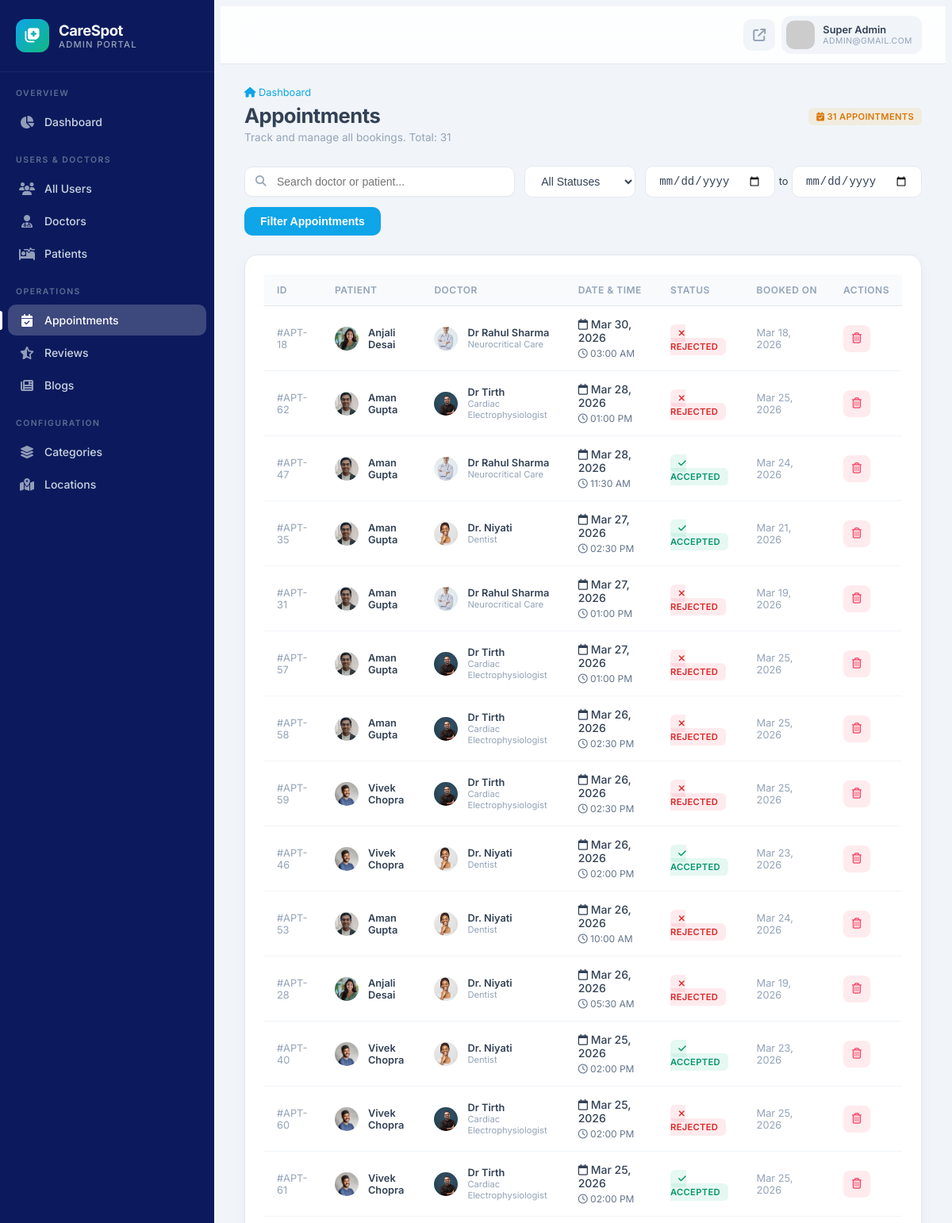
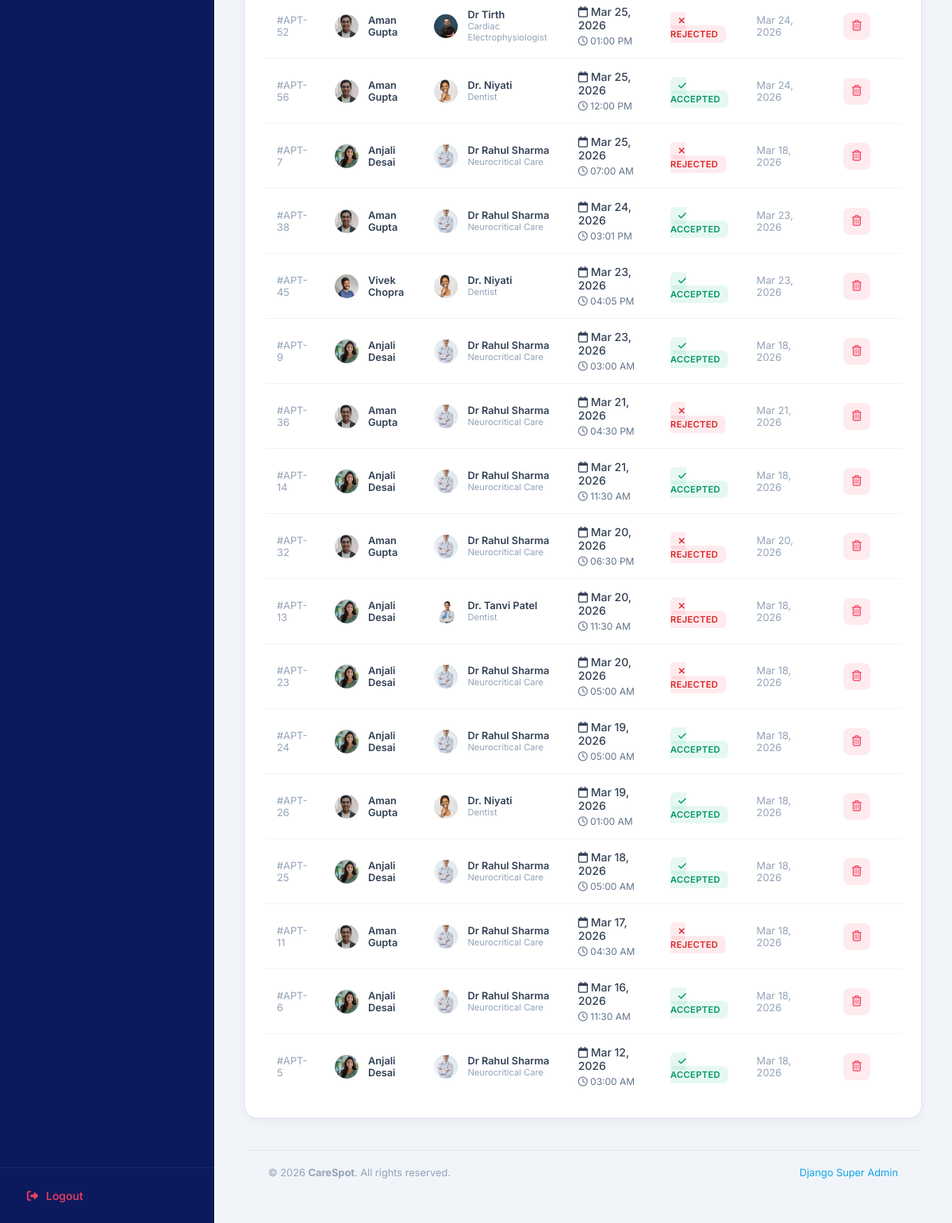
The app's page /site-admin/appointments/ (signed in), older data (2 pictures, top to bottom).
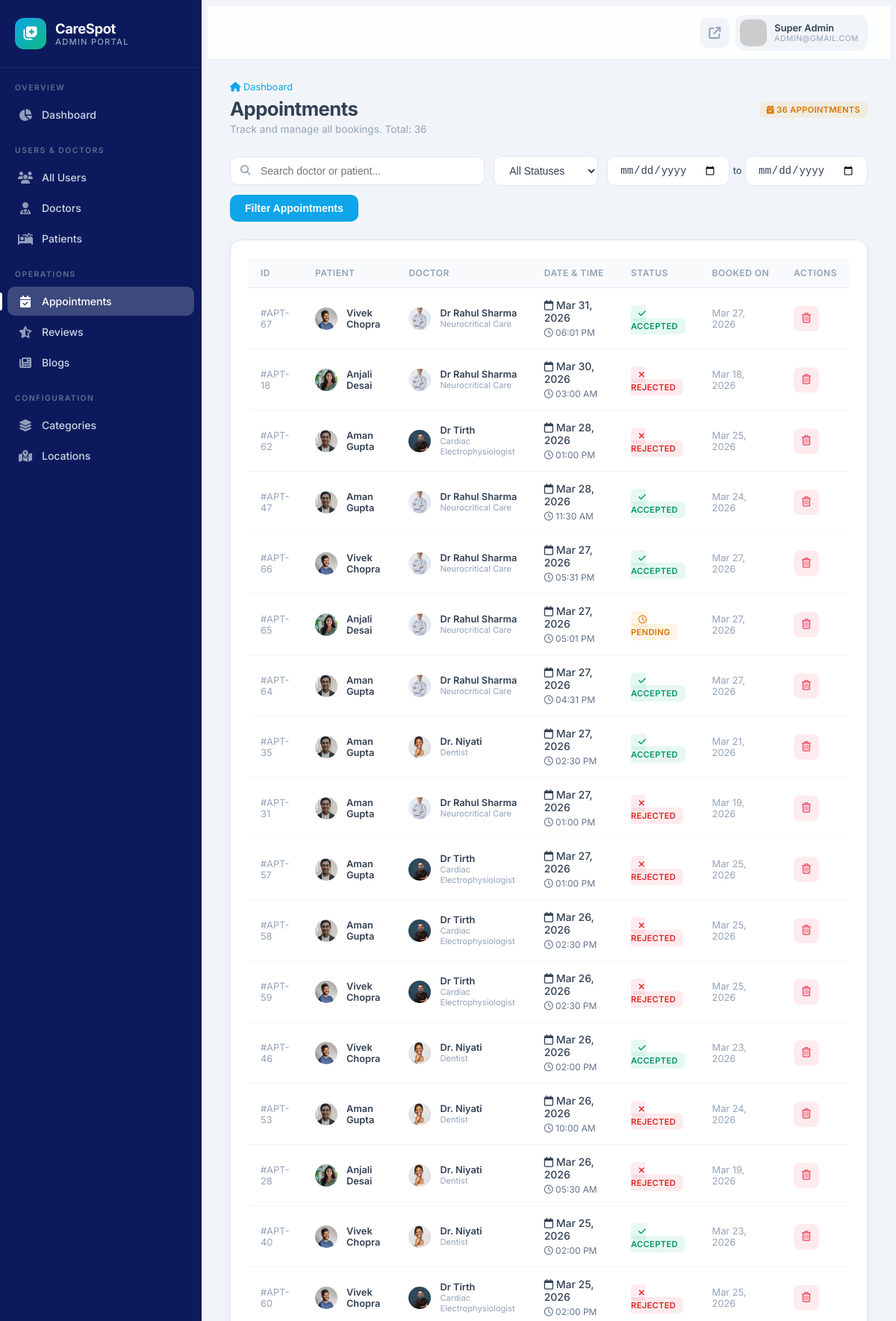
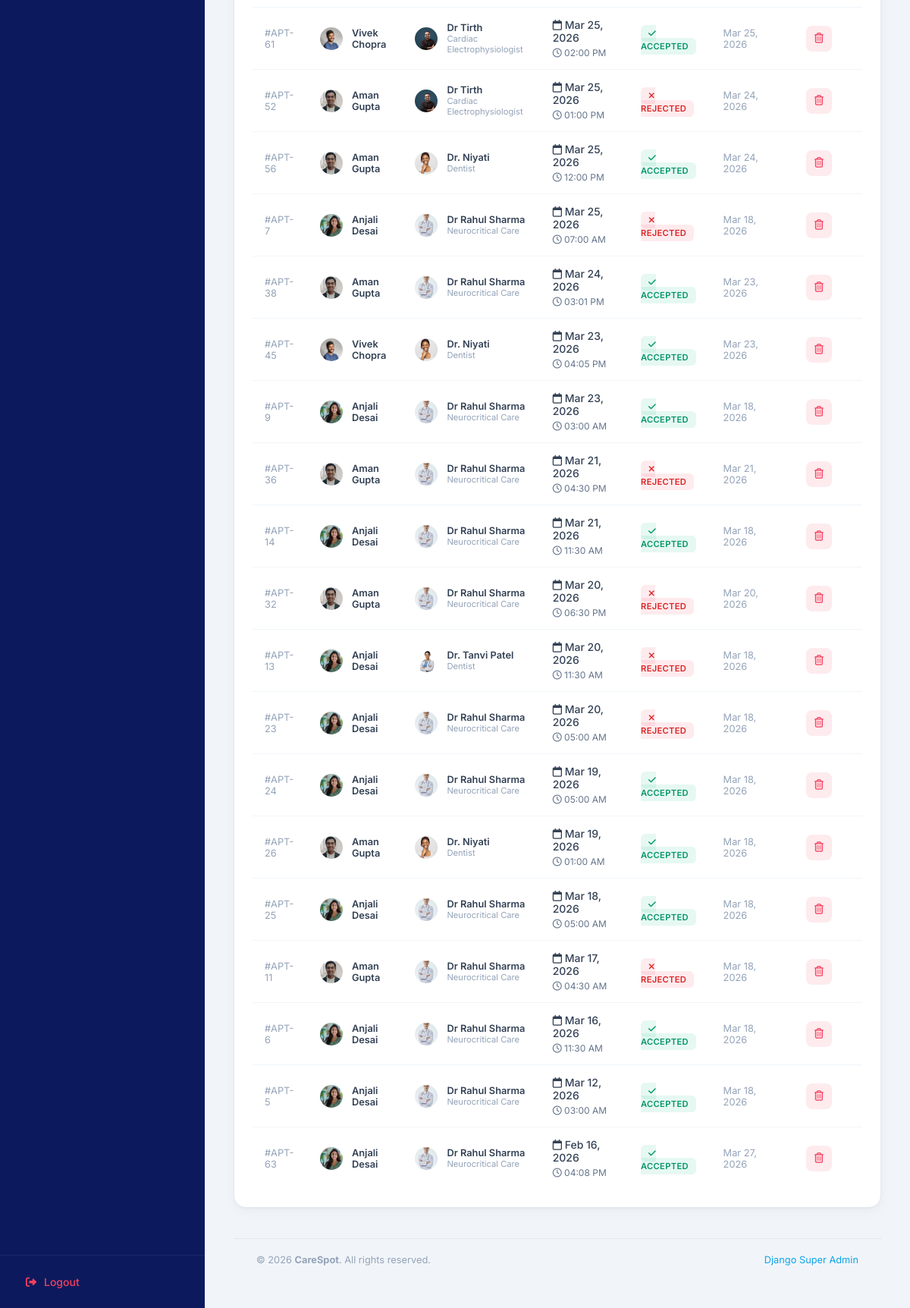
The same page, newer data (2 pictures, top to bottom).
### user/models.py (models this page shows, shortened)
class tblAppointment(models.Model):
    appointmentID=models.AutoField(primary_key=True)
    clientID=models.ForeignKey(tblClient,on_delete=models.CASCADE)
    doctorID=models.ForeignKey(tblDoctor,on_delete=models.CASCADE)
    appointmentDate=models.DateField()
    appointmentTime=models.TimeField()
    mode=models.CharField(max_length=20, default='offline', choices=[('online', 'Online'), ('offline', 'Offline')])
    meetLink=models.TextField(max_length=500, null=True, blank=True)
    isAccepted=models.BooleanField(default=False)
    isRejected=models.BooleanField(default=False)
    createdDT=models.DateTimeField(auto_now_add=True, null=True)

class tblClient(models.Model):
    clientID=models.AutoField(primary_key=True)
    userID=models.ForeignKey(tblUser,on_delete=models.CASCADE)
    name=models.TextField(max_length=50)
    description=models.TextField(max_length=500)
    address=models.TextField(max_length=100)
    dob=models.DateField()
    gender=models.TextField(max_length=10)
    bloodGroup=models.TextField(max_length=10)

class tblUser(models.Model):
    userID=models.AutoField(primary_key=True)
    userName=models.TextField(max_length=50)
    password=models.TextField(max_length=10)
    registrationDT=models.DateTimeField(auto_now_add=True)
    profilePic=models.ImageField(upload_to='images/')
    email=models.TextField(max_length=100)
    mobileNumber=models.TextField(max_length=15)
    cityID=models.ForeignKey(tblCity,on_delete=models.CASCADE)
    IsDoctor=models.BooleanField(default=False)
    last_seen=models.DateTimeField(null=True, blank=True)

class tblDoctor(models.Model):
    doctorID=models.AutoField(primary_key=True)
    userID=models.ForeignKey(tblUser,on_delete=models.CASCADE)
    displayName=models.TextField(max_length=50)
    displayContact=models.TextField(max_length=15)
    bio=models.TextField(max_length=500)
    subcategoryID=models.ForeignKey(tblSubcategory,on_delete=models.CASCADE)
    displayAddress=models.TextField(max_length=100)
    yearOfExperience=models.IntegerField()
    licenseNo=models.TextField(max_length=50)
    documents=models.FileField(upload_to='doctor_documents/')
    mode=models.IntegerField(default=1)
    consultationFees=models.DecimalField(max_digits=10, decimal_places=2, default=500.00)
    approval_status = models.CharField(max_length=20, default='pending', choices=[('pending', 'Pending'), ('approved', 'Approved'), ('rejected', 'Rejected')])

class tblSubcategory(models.Model):
    subcategoryID=models.AutoField(primary_key=True)
    subcategoryName=models.TextField(max_length=50)
    CategoryID=models.ForeignKey(tblCategory,on_delete=models.CASCADE)

### customadmin/views.py (the view)
# urls.py: path('appointments/', views.admin_appointments, name='admin_appointments'),
@admin_login_required
def admin_appointments(request):
    query = request.GET.get('q', '').strip()
    status_filter = request.GET.get('status', '').strip()
    date_from = request.GET.get('date_from', '').strip()
    date_to = request.GET.get('date_to', '').strip()
    appointments = tblAppointment.objects.select_related(
        'clientID', 'doctorID'
    ).order_by('-appointmentDate', '-appointmentTime')
    if query:
        appointments = appointments.filter(
            Q(clientID__name__icontains=query) |
            Q(doctorID__displayName__icontains=query)
        )
    if status_filter == 'pending':
        appointments = appointments.filter(isAccepted=False, isRejected=False)
    elif status_filter == 'accepted':
        appointments = appointments.filter(isAccepted=True)
    elif status_filter == 'rejected':
        appointments = appointments.filter(isRejected=True)
    if date_from:
        appointments = appointments.filter(appointmentDate__gte=date_from)
    if date_to:
        appointments = appointments.filter(appointmentDate__lte=date_to)
    context = {
        'appointments': appointments,
        'query': query,
        'status_filter': status_filter,
        'date_from': date_from,
        'date_to': date_to,
        'total_count': appointments.count(),
    }
    return render(request, 'customadmin/admin_appointments.html', context)

### customadmin/templates/customadmin/admin_appointments.html (shortened to what this page needs)
{% extends 'customadmin/admin_base.html' %}
{% block page_title %}Appointments{% endblock %}
{% block page_subtitle %}Track and manage all bookings. Total: {{ total_count }}{% endblock %}
{% block header_actions %}
<span class="badge badge-admin warning p-2 px-3 fs-6">
    <i class="fa-solid fa-calendar-check me-1"></i> {{ total_count }} Appointments
</span>
{% endblock %}
{% block content %}
<form method="GET" class="filter-bar animate-in">
    <div class="search-input">
        <input type="text" name="q" placeholder="Search doctor or patient..." value="{{ query }}">
    </div>
    <select name="status" class="filter-select">
        <option value="">All Statuses</option>
    </select>
    <div class="d-flex align-items-center gap-2">
        <input type="date" name="date_from" value="{{ date_from }}" class="filter-select" style="min-width: 130px;">
        <span class="text-muted" style="font-size: 0.8rem;">to</span>
        <input type="date" name="date_to" value="{{ date_to }}" class="filter-select" style="min-width: 130px;">
    </div>
    <button type="submit" class="filter-btn">Filter Appointments</button>
</form>
<div class="admin-card animate-in">
    <div class="admin-card-body p-0">
        <div class="admin-table-wrapper">
            <table class="admin-table">
                <thead>
                    <tr>
                        <th>ID</th>
                        <th>Patient</th>
                        <th>Doctor</th>
                        <th>Date & Time</th>
                        <th>Status</th>
                        <th>Booked On</th>
                        <th class="text-center">Actions</th>
                    </tr>
                </thead>
                <tbody>
                    {% for appt in appointments %}
                    <tr>
                        <td style="font-size: 0.8rem; color: var(--admin-text-muted);">#APT-{{ appt.appointmentID }}</td>
                        <td>
                            <div class="user-cell">
                                <img src="{{ appt.clientID.userID.profilePic.url|default:'https://ui-avatars.com/api/?name=User&background=64748b&color=fff' }}" alt="" style="width: 30px; height: 30px; border-radius: 50%;">
                                <div class="user-cell-info">
                                    <div class="name" style="font-size: 0.8rem;">{{ appt.clientID.name }}</div>
                                </div>
                            </div>
                        </td>
                        <td>
                            <div class="user-cell">
                                <img src="{{ appt.doctorID.userID.profilePic.url|default:'https://ui-avatars.com/api/?name=Dr&background=0ea5e9&color=fff' }}" alt="" style="width: 30px; height: 30px; border-radius: 50%;">
                                <div class="user-cell-info">
                                    <div class="name" style="font-size: 0.8rem;">{{ appt.doctorID.displayName }}</div>
                                    <div class="email" style="font-size: 0.7rem;">{{ appt.doctorID.subcategoryID.subcategoryName }}</div>
                                </div>
                            </div>
                        </td>
                        <td>
                            <div style="font-weight: 500;"><i class="fa-regular fa-calendar text-primary me-1"></i> {{ appt.appointmentDate|date:"M d, Y" }}</div>
                            <div style="font-size: 0.75rem; color: #64748b; margin-top: 4px;">
                                <i class="fa-regular fa-clock me-1"></i> {{ appt.appointmentTime|time:"h:i A" }}
                            </div>
                        </td>
                        <td>
                            {% if appt.isAccepted %}
                                <span class="badge-admin success"><i class="fa-solid fa-check me-1"></i> Accepted</span>
                            {% elif appt.isRejected %}
                                <span class="badge-admin danger"><i class="fa-solid fa-xmark me-1"></i> Rejected</span>
                            {% else %}
                                <span class="badge-admin warning"><i class="fa-regular fa-clock me-1"></i> Pending</span>
                            {% endif %}
                        </td>
                        <td style="font-size: 0.8rem; color: var(--admin-text-muted);">{{ appt.createdDT|date:"M d, Y" }}</td>
                        <td class="text-center">
                            <button type="button" class="action-btn delete" onclick="showDeleteModal('{% url 'customadmin:admin_appointment_delete' appt.appointmentID %}', 'appointment #APT-{{ appt.appointmentID }}')" title="Delete Appointment">
                                <i class="fa-regular fa-trash-can"></i>
                            </button>
                        </td>
                    </tr>
                    {% endfor %}
                </tbody>
            </table>
        </div>
    </div>
</div>
{% endblock %}

### customadmin/templates/customadmin/admin_base.html (shortened to what this page needs)
{% load static %}
<!DOCTYPE html>
<html lang="en">
<head>
    <link rel="stylesheet" href="https://cdnjs.cloudflare.com/ajax/libs/font-awesome/6.5.0/css/all.min.css">
    <link rel="stylesheet" href="{% static 'customadmin/css/admin_panel.css' %}?v=1.1">
</head>
<body class="admin-body">
    <aside class="admin-sidebar" id="adminSidebar">
        <a href="{% url 'customadmin:admin_dashboard' %}" class="sidebar-brand">
            <div class="sidebar-brand-icon">
                <i class="fa-solid fa-notes-medical"></i>
            </div>
            <div class="sidebar-brand-text">
                <span class="brand-name">CareSpot</span>
                <span class="brand-sub">Admin Portal</span>
            </div>
        </a>
        <div class="sidebar-section-title">Overview</div>
        <ul class="sidebar-nav">
            <li class="sidebar-nav-item">
                <a href="{% url 'customadmin:admin_dashboard' %}" class="sidebar-nav-link {% if request.resolver_match.url_name == 'admin_dashboard' %}active{% endif %}">
                    <i class="fa-solid fa-chart-pie"></i> Dashboard
                </a>
            </li>
        </ul>
        <div class="sidebar-section-title">Users & Doctors</div>
        <ul class="sidebar-nav">
            <li class="sidebar-nav-item">
                <a href="{% url 'customadmin:admin_users' %}" class="sidebar-nav-link {% if request.resolver_match.url_name == 'admin_users' %}active{% endif %}">
                    <i class="fa-solid fa-users"></i> All Users
                </a>
            </li>
            <li class="sidebar-nav-item">
                <a href="{% url 'customadmin:admin_doctors' %}" class="sidebar-nav-link {% if request.resolver_match.url_name == 'admin_doctors' %}active{% endif %}">
                    <i class="fa-solid fa-user-doctor"></i> Doctors
                </a>
            </li>
            <li class="sidebar-nav-item">
                <a href="{% url 'customadmin:admin_patients' %}" class="sidebar-nav-link {% if request.resolver_match.url_name == 'admin_patients' %}active{% endif %}">
                    <i class="fa-solid fa-bed-pulse"></i> Patients
                </a>
            </li>
        </ul>
        <div class="sidebar-section-title">Operations</div>
        <ul class="sidebar-nav">
            <li class="sidebar-nav-item">
                <a href="{% url 'customadmin:admin_appointments' %}" class="sidebar-nav-link {% if request.resolver_match.url_name == 'admin_appointments' %}active{% endif %}">
                    <i class="fa-solid fa-calendar-check"></i> Appointments
                </a>
            </li>
            <li class="sidebar-nav-item">
                <a href="{% url 'customadmin:admin_reviews' %}" class="sidebar-nav-link {% if request.resolver_match.url_name == 'admin_reviews' %}active{% endif %}">
                    <i class="fa-solid fa-star-half-stroke"></i> Reviews
                </a>
            </li>
            <li class="sidebar-nav-item">
                <a href="{% url 'customadmin:admin_blogs' %}" class="sidebar-nav-link {% if request.resolver_match.url_name == 'admin_blogs' %}active{% endif %}">
                    <i class="fa-solid fa-newspaper"></i> Blogs
                </a>
            </li>
        </ul>
        <div class="sidebar-section-title">Configuration</div>
        <ul class="sidebar-nav">
            <li class="sidebar-nav-item">
                <a href="{% url 'customadmin:admin_categories' %}" class="sidebar-nav-link {% if request.resolver_match.url_name == 'admin_categories' %}active{% endif %}">
                    <i class="fa-solid fa-layer-group"></i> Categories
                </a>
            </li>
            <li class="sidebar-nav-item">
                <a href="{% url 'customadmin:admin_locations' %}" class="sidebar-nav-link {% if request.resolver_match.url_name == 'admin_locations' %}active{% endif %}">
                    <i class="fa-solid fa-map-location-dot"></i> Locations
                </a>
            </li>
        </ul>
        <div class="sidebar-footer">
            <a href="{% url 'customadmin:admin_logout' %}" class="sidebar-footer-link">
                <i class="fa-solid fa-right-from-bracket"></i> Logout
            </a>
        </div>
    </aside>
    <main class="admin-main">
        <header class="admin-topbar">
            <div class="topbar-right">
                <a href="{% url 'home' %}" target="_blank" class="topbar-icon-btn" title="View Site">
                    <i class="fa-solid fa-arrow-up-right-from-square"></i>
                </a>
                <div class="admin-avatar">
                    <img src="https://ui-avatars.com/api/?name=Admin&background=0ea5e9&color=fff&size=100" alt="Admin">
                    <div class="admin-avatar-info">
                        <span class="name">Super Admin</span>
                        <span class="role">{{ request.session.admin_email }}</span>
                    </div>
                </div>
            </div>
        </header>
        <div class="admin-content">
            <div class="page-header animate-in">
                <div>
                    <div class="breadcrumb-custom">
                        <a href="{% url 'customadmin:admin_dashboard' %}"><i class="fa-solid fa-house mb-1"></i> Dashboard</a>
                    </div>
                    <h1>{% block page_title %}Dashboard{% endblock %}</h1>
                    <p>{% block page_subtitle %}Overview and statistics.{% endblock %}</p>
                </div>
                <div>
                    {% block header_actions %}{% endblock %}
                </div>
            </div>
            {% block content %}{% endblock %}
            <footer class="admin-footer">
                <div class="copyright">
                    &copy; {% now "Y" %} <strong>CareSpot</strong>. All rights reserved.
                </div>
                <div class="links">
                    <a href="/admin/" target="_blank">Django Super Admin</a>
                </div>
            </footer>
        </div>
    </main>
</body>
</html>

Row changes from the older to the newer data that the page shows:
added tblAppointment: appointmentID "67", clientID.userID.profilePic (picture), clientID.name "Vivek Chopra", doctorID.userID.profilePic (picture), doctorID.displayName "Dr Rahul Sharma", doctorID.subcategoryID.subcategoryName "Neurocritical Care", appointmentDate "Mar 31, 2026", appointmentTime "06:01 PM", isAccepted True (drawn), createdDT "Mar 27, 2026"
added tblAppointment: appointmentID "66", clientID.userID.profilePic (picture), clientID.name "Vivek Chopra", doctorID.userID.profilePic (picture), doctorID.displayName "Dr Rahul Sharma", doctorID.subcategoryID.subcategoryName "Neurocritical Care", appointmentDate "Mar 27, 2026", appointmentTime "05:31 PM", isAccepted True (drawn), createdDT "Mar 27, 2026"
added tblAppointment: appointmentID "65", clientID.userID.profilePic (picture), clientID.name "Anjali Desai", doctorID.userID.profilePic (picture), doctorID.displayName "Dr Rahul Sharma", doctorID.subcategoryID.subcategoryName "Neurocritical Care", appointmentDate "Mar 27, 2026", appointmentTime "05:01 PM", isAccepted False (drawn), createdDT "Mar 27, 2026"
added tblAppointment: appointmentID "64", clientID.userID.profilePic (picture), clientID.name "Aman Gupta", doctorID.userID.profilePic (picture), doctorID.displayName "Dr Rahul Sharma", doctorID.subcategoryID.subcategoryName "Neurocritical Care", appointmentDate "Mar 27, 2026", appointmentTime "04:31 PM", isAccepted True (drawn), createdDT "Mar 27, 2026"
added tblAppointment: appointmentID "63", clientID.userID.profilePic (picture), clientID.name "Anjali Desai", doctorID.userID.profilePic (picture), doctorID.displayName "Dr Rahul Sharma", doctorID.subcategoryID.subcategoryName "Neurocritical Care", appointmentDate "Feb 16, 2026", appointmentTime "04:08 PM", isAccepted True (drawn), createdDT "Mar 27, 2026"
Text that changed along with them:
{{ total_count }}: "31" → "36"
